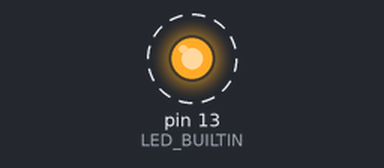
Simulated run of this sketch. Board: Arduino Uno, built with avr-gcc and run on an emulated ATmega328P. Parts: output pins drawn as LEDs (lit = HIGH). Dashed ring = blinking. What the sketch prints to the serial monitor is not drawn.

Above: at 17.8 s.
Timing chart, 0 to 20.6 s (numbered marks = the images above):
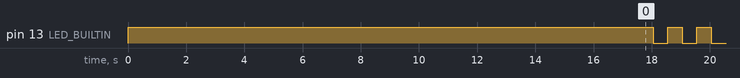

Measured:
- by itself, pin 13 (LED_BUILTIN): alternates HIGH for 0.50 s and LOW for 0.50 s

The sketch:

duree-calculs.ino
```cpp
#include "fonctionVide.h"
#include "division-entiere.h"
#include "division-flottante.h"
#include "division-double.h"

static const uint32_t NOMBRE_ITERATIONS = 100000 ;

void setup() {
  pinMode (LED_BUILTIN, OUTPUT);
  digitalWrite (LED_BUILTIN, HIGH) ;
  Serial.begin(9600);
  delay (5000) ;
  Serial.println ("C'est parti") ;
//---  Fonction vide
  delay (100) ;
  const uint32_t t0 = millis () ;
  for (uint32_t i=0 ; i < NOMBRE_ITERATIONS ; i++) {
    fonctionVide () ;
  }
  const uint32_t dureeAppelsFonctionVide = millis () - t0 ;
  Serial.print ("Fonction vide : ") ;
  Serial.print (dureeAppelsFonctionVide) ;
  Serial.println (" ms") ;
 //--- Division entière 32 bits
  delay (100) ;
  const uint32_t t1 = millis () ;
  uint32_t cumul = 0 ;
  for (uint32_t i=0 ; i < NOMBRE_ITERATIONS ; i++) {
    cumul += divisionEntiere32bits (i) ;
  }
  const uint32_t dureeAppelsDivisionEntiere = millis () - t1 ;
  Serial.print ("Division entière 32 bits : ") ;
  Serial.print (dureeAppelsDivisionEntiere) ;
  Serial.print (" ms (cumul ") ;
  Serial.print (cumul) ;
  Serial.println (")") ;
//--- Division flottante 32 bits
  delay (100) ;
  const uint32_t t2 = millis () ;
  float fcumul = 0.0 ;
  for (uint32_t i=0 ; i < NOMBRE_ITERATIONS ; i++) {
    fcumul += divisionFlottante ((float) i) ;
  }
  const uint32_t dureeAppelsDivisionFlottante = millis () - t2 ;
  Serial.print ("Division flottante : ") ;
  Serial.print (dureeAppelsDivisionFlottante) ;
  Serial.print (" ms (cumul ") ;
  Serial.print (fcumul) ;
  Serial.println (")") ;
//--- Division flottante 64 bits
  delay (100) ;
  const uint32_t t3 = millis () ;
  double dcumul = 0.0 ;
  for (uint32_t i=0 ; i < NOMBRE_ITERATIONS ; i++) {
    dcumul += divisionDouble ((double) i) ;
  }
  const uint32_t dureeAppelsDivisionDouble = millis () - t3 ;
  Serial.print ("Division double : ") ;
  Serial.print (dureeAppelsDivisionDouble) ;
  Serial.print (" ms (cumul ") ;
  Serial.print (dcumul) ;
  Serial.println (")") ;
}


void loop () {
  delay (500) ;
  digitalWrite (LED_BUILTIN, !digitalRead (LED_BUILTIN)) ;
}
```

division-double.cpp
```cpp
#include "division-double.h"

double divisionDouble (const double inValue) {
  return inValue / 100.0 ;
}
```

division-double.h
```cpp
double divisionDouble (const double inValue) ;
```

division-entiere.cpp
```cpp
#include "division-entiere.h"

uint32_t divisionEntiere32bits (const uint32_t inValue) {
  return inValue / 100 ;
}
```

division-entiere.h
```cpp
#include <stdint.h>

uint32_t divisionEntiere32bits (const uint32_t inValue) ;
```

division-flottante.cpp
```cpp
#include "division-flottante.h"

float divisionFlottante (const float inValue) {
  return inValue / 100.0 ;
}
```

division-flottante.h
```cpp
float divisionFlottante (const float inValue) ;
```

fonctionVide.cpp
```cpp
#include "fonctionVide.h"

void fonctionVide (void) {
}
```

fonctionVide.h
```cpp
void fonctionVide (void) ;
```
